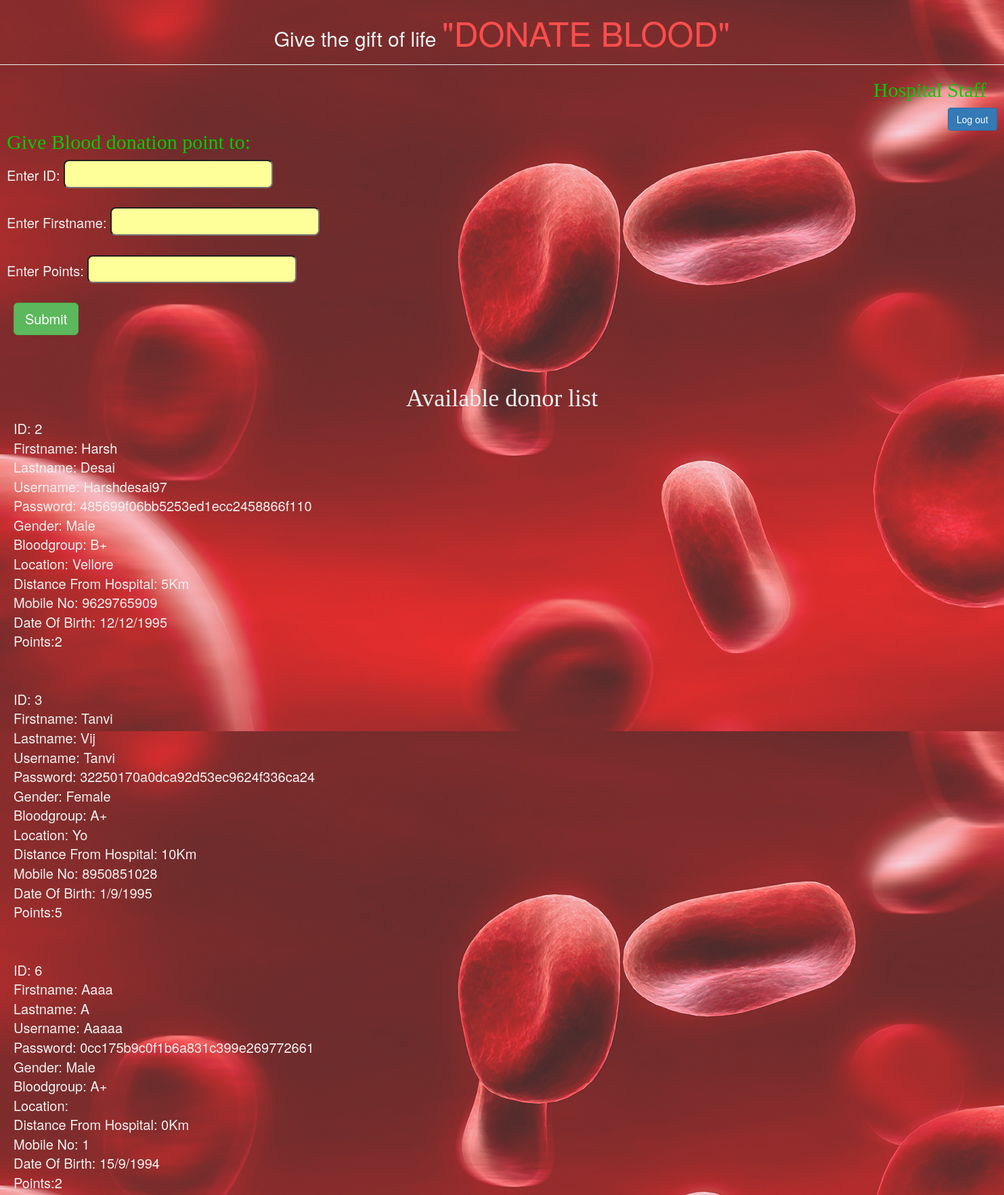
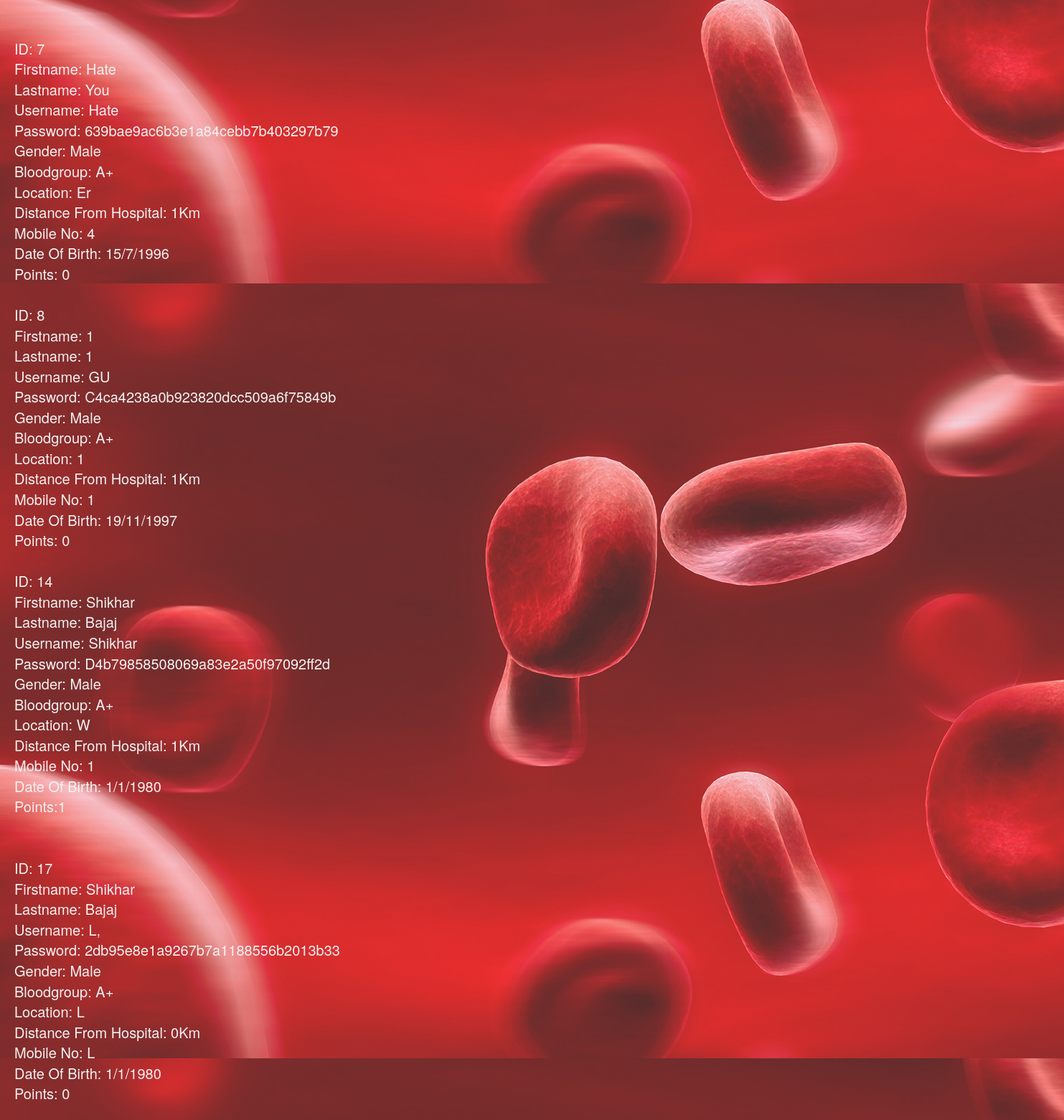
The app's page /give_point.php (signed in, upper part) with its own data (2 pictures, top to bottom).
### tables this page shows
CREATE TABLE IF NOT EXISTS `donor` (
  `id` int(11) NOT NULL,
  `firstname` varchar(40) NOT NULL,
  `lastname` varchar(40) NOT NULL,
  `username` varchar(40) NOT NULL,
  `password` varchar(32) NOT NULL,
  `gender` varchar(10) NOT NULL,
  `bloodgroup` varchar(20) NOT NULL,
  `location` varchar(100) NOT NULL,
  `distance` int(10) NOT NULL,
  `mob_no` varchar(15) NOT NULL,
  `yob` int(5) NOT NULL,
  `mob` int(3) NOT NULL,
  `dob` int(4) NOT NULL
);

CREATE TABLE IF NOT EXISTS `donated` (
  `id` int(11) NOT NULL,
  `feedback` varchar(500) NOT NULL,
  `points` int(4) NOT NULL,
  `allow` varchar(4) NOT NULL
);

### give_point.php (the view, shortened to what this page needs)
<?php
echo'<h3 style="color:#00cc00;font-family:Comic sans ms;font-size:30px;margin-left:1290px;margin-top:0px;">Hospital Staff</h3>';
echo '<a href="logout.php" class="btn btn-primary" style="margin-left:1400px;">Log out</a></br> ';
?>
 <form action="give_point.php" method="post">
 <h3 style="color:#00cc00;font-family:Comic sans ms;font-size:30px;margin-left:10px;margin-top:0px;">Give Blood donation point to:</h3>
 <div style="color:#f2f2f2;font-size:20px; margin-left:10px">
  Enter ID: <input type="text" name="id" style="font-size:25px;
    background:#ffff99;
    border-radius:8px;
    color:brown;"></br></br>
  Enter Firstname: <input type="text" name="name" style="font-size:25px;
    background:#ffff99;
    border-radius:8px;
    color:brown;"></br></br>
  Enter Points: <input type="text" name="points" style="font-size:25px;
    background:#ffff99;
    border-radius:8px;
    color:brown;"></br></br>
  <input type="submit" value="Submit" class="btn btn-success btn-lg" style="font-size:20px;margin-left:10px">
 </form>
<center style="color:#f2f2f2;font-family:Comic sans ms;font-size:30px;"><h1>Available donor list</h1></center>
<?php
 if(isset($_SESSION['user_id'])&& !empty($_SESSION['user_id']))
 {
   echo '<div style="font-size:20px;text-transform:capitalize;padding-left:20px;border-radius:10px;color:#f2f2f2;">';
  $query="select * from `donor`";
  $query_run=mysql_query($query);
  while($query_row=mysql_fetch_assoc($query_run))
                {
                 $k=$query_row['id'];
                 echo 'ID: '.$query_row['id'].'<br>';
                 echo 'Firstname: '.$query_row['firstname'].'<br>';
                 echo 'Lastname: '.$query_row['lastname'].'<br>';
                 echo 'Username: '.$query_row['username'].'<br>';
                 echo 'Password: '.$query_row['password'].'<br>';
                 echo 'Gender: '.$query_row['gender'].'<br>';
                 echo 'Bloodgroup: '.$query_row['bloodgroup'].'<br>';
                 echo 'Location: '.$query_row['location'].'<br>';
                 echo 'Distance from Hospital: '.$query_row['distance'].'Km<br>';
                 echo 'Mobile No: '.$query_row['mob_no'].'<br>';
                 echo 'Date of birth: '.$query_row['dob'].'/'.$query_row['mob'].'/'.$query_row['yob'].'<br>';
                 $query4="select `points` from `donated` where `id`='$k'";
                 $query_run4=mysql_query($query4);
                 if($query_num_rows=mysql_num_rows($query_run4)!=0)
                 {
                 $p=mysql_result($query_run4,0,'points');
                 echo'Points:'.$p.'<br>';
                 }
                 else
                 echo 'Points: 0';
                 echo'<br><br>';
                }
 }
 else
 {
   header('Location:index.php');
 }
 echo'</div>';
 ?>

### records on screen
donor: id "2", firstname "Harsh", lastname "Desai", username "Harshdesai97", password "485699f06bb5253ed1ecc2458866f110", gender "Male", bloodgroup "B+", location "Vellore", distance "5", mob_no "9629765909", dob "12", mob "12", yob "1995", donated.points "2"
donor: id "3", firstname "Tanvi", lastname "Vij", username "Tanvi", password "32250170a0dca92d53ec9624f336ca24", gender "Female", bloodgroup "A+", location "Yo", distance "10", mob_no "8950851028", dob "1", mob "9", yob "1995", donated.points "5"
donor: id "6", firstname "Aaaa", lastname "A", username "Aaaaa", password "0cc175b9c0f1b6a831c399e269772661", gender "Male", bloodgroup "A+", distance "0", mob_no "1", dob "15", mob "9", yob "1994", donated.points "2"
donor: id "7", firstname "Hate", lastname "You", username "Hate", password "639bae9ac6b3e1a84cebb7b403297b79", gender "Male", bloodgroup "A+", location "Er", distance "1", mob_no "4", dob "15", mob "7", yob "1996", shows "Points: 0"
donor: id "8", firstname "1", lastname "1", username "GU", password "C4ca4238a0b923820dcc509a6f75849b", gender "Male", bloodgroup "A+", location "1", distance "1", mob_no "1", dob "19", mob "11", yob "1997", shows "Points: 0"
donor: id "14", firstname "Shikhar", lastname "Bajaj", username "Shikhar", password "D4b79858508069a83e2a50f97092ff2d", gender "Male", bloodgroup "A+", location "W", distance "1", mob_no "1", dob "1", mob "1", yob "1980", donated.points "1"
donor: id "17", firstname "Shikhar", lastname "Bajaj", username "L,", password "2db95e8e1a9267b7a1188556b2013b33", gender "Male", bloodgroup "A+", location "L", distance "0", mob_no "L", dob "1", mob "1", yob "1980", shows "Points: 0"
